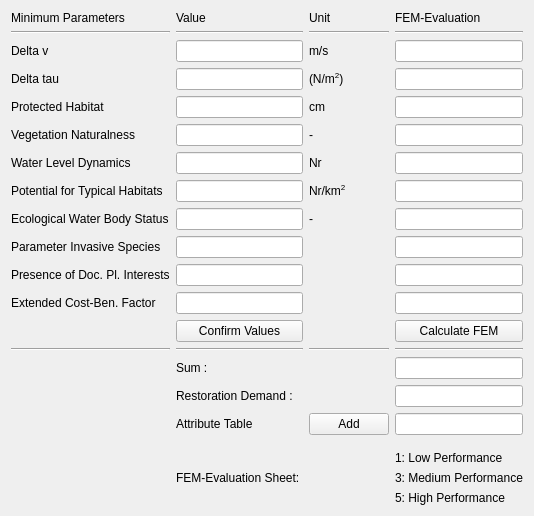
            <widget class="QWidget" name="tab_19">
             <attribute name="title">
              <string>Floodplains (extra)</string>
             </attribute>
             <layout class="QGridLayout" name="gridLayout_23">
              <item row="2" column="3">
               <widget class="QLineEdit" name="lineEdit_151"/>
              </item>
              <item row="13" column="2">
               <widget class="Line" name="line_28">
                <property name="orientation">
                 <enum>Qt::Horizontal</enum>
                </property>
               </widget>
              </item>
              <item row="2" column="2">
               <widget class="QLabel" name="label_136">
                <property name="text">
                 <string>m/s</string>
                </property>
               </widget>
              </item>
              <item row="16" column="3">
               <widget class="QLineEdit" name="lineEdit_77"/>
              </item>
              <item row="13" column="1">
               <widget class="Line" name="line_34">
                <property name="orientation">
                 <enum>Qt::Horizontal</enum>
                </property>
               </widget>
              </item>
              <item row="16" column="2">
               <widget class="QPushButton" name="pushButton_55">
                <property name="text">
                 <string>Add</string>
                </property>
               </widget>
              </item>
              <item row="15" column="1">
               <widget class="QLabel" name="label_123">
                <property name="text">
                 <string>Restoration Demand :</string>
                </property>
               </widget>
              </item>
              <item row="7" column="0">
               <widget class="QLabel" name="label_132">
                <property name="text">
                 <string>&lt;html&gt;&lt;head/&gt;&lt;body&gt;&lt;p&gt;Potential for Typical Habitats&lt;/p&gt;&lt;/body&gt;&lt;/html&gt;</string>
                </property>
               </widget>
              </item>
              <item row="8" column="3">
               <widget class="QLineEdit" name="lineEdit_148"/>
              </item>
              <item row="1" column="1">
               <widget class="Line" name="line_32">
                <property name="orientation">
                 <enum>Qt::Horizontal</enum>
                </property>
               </widget>
              </item>
              <item row="14" column="3">
               <widget class="QLineEdit" name="lineEdit_153"/>
              </item>
              <item row="9" column="1">
               <widget class="QLineEdit" name="lineEdit_158"/>
              </item>
              <item row="19" column="3">
               <widget class="QLabel" name="label_127">
                <property name="text">
                 <string>3: Medium Performance</string>
                </property>
               </widget>
              </item>
              <item row="9" column="0">
               <widget class="QLabel" name="label_143">
                <property name="text">
                 <string>Parameter Invasive Species</string>
                </property>
               </widget>
              </item>
              <item row="2" column="1">
               <widget class="QLineEdit" name="lineEdit_137"/>
              </item>
              <item row="6" column="0">
               <widget class="QLabel" name="label_130">
                <property name="text">
                 <string>Water Level Dynamics</string>
                </property>
               </widget>
              </item>
              <item row="0" column="3">
               <widget class="QLabel" name="label_122">
                <property name="text">
                 <string>FEM-Evaluation</string>
                </property>
               </widget>
              </item>
              <item row="19" column="1">
               <widget class="QLabel" name="label_131">
                <property name="text">
                 <string>FEM-Evaluation Sheet: </string>
                </property>
               </widget>
              </item>
              <item row="5" column="3">
               <widget class="QLineEdit" name="lineEdit_155"/>
              </item>
              <item row="10" column="1">
               <widget class="QLineEdit" name="lineEdit_160"/>
              </item>
              <item row="8" column="2">
               <widget class="QLabel" name="label_139">
                <property name="text">
                 <string>-</string>
                </property>
               </widget>
              </item>
              <item row="4" column="1">
               <widget class="QLineEdit" name="lineEdit_157"/>
              </item>
              <item row="14" column="1">
               <widget class="QLabel" name="label_125">
                <property name="text">
                 <string>Sum :</string>
                </property>
               </widget>
              </item>
              <item row="8" column="1">
               <widget class="QLineEdit" name="lineEdit_138"/>
              </item>
              <item row="3" column="1">
               <widget class="QLineEdit" name="lineEdit_150"/>
              </item>
              <item row="4" column="0">
               <widget class="QLabel" name="label_126">
                <property name="text">
                 <string>Protected Habitat</string>
                </property>
               </widget>
              </item>
              <item row="10" column="3">
               <widget class="QLineEdit" name="lineEdit_161"/>
              </item>
              <item row="6" column="3">
               <widget class="QLineEdit" name="lineEdit_146"/>
              </item>
              <item row="3" column="0">
               <widget class="QLabel" name="label_138">
                <property name="text">
                 <string>Delta tau</string>
                </property>
               </widget>
              </item>
              <item row="13" column="3">
               <widget class="Line" name="line_31">
                <property name="orientation">
                 <enum>Qt::Horizontal</enum>
                </property>
               </widget>
              </item>
              <item row="13" column="0">
               <widget class="Line" name="line_35">
                <property name="orientation">
                 <enum>Qt::Horizontal</enum>
                </property>
               </widget>
              </item>
              <item row="2" column="0">
               <widget class="QLabel" name="label_129">
                <property name="text">
                 <string>&lt;html&gt;&lt;head/&gt;&lt;body&gt;&lt;p&gt;Delta v&lt;/p&gt;&lt;/body&gt;&lt;/html&gt;</string>
                </property>
               </widget>
              </item>
              <item row="12" column="3">
               <widget class="QPushButton" name="pushButton_56">
                <property name="text">
                 <string>Calculate FEM</string>
                </property>
               </widget>
              </item>
              <item row="16" column="1">
               <widget class="QLabel" name="label_63">
                <property name="text">
                 <string>Attribute Table</string>
                </property>
               </widget>
              </item>
              <item row="5" column="0">
               <widget class="QLabel" name="label_133">
                <property name="text">
                 <string>Vegetation Naturalness</string>
                </property>
               </widget>
              </item>
              <item row="9" column="3">
               <widget class="QLineEdit" name="lineEdit_159"/>
              </item>
              <item row="15" column="3">
               <widget class="QLineEdit" name="lineEdit_154"/>
              </item>
              <item row="10" column="0">
               <widget class="QLabel" name="label_144">
                <property name="text">
                 <string>Presence of Doc. Pl. Interests</string>
                </property>
               </widget>
              </item>
              <item row="18" column="3">
               <widget class="QLabel" name="label_135">
                <property name="text">
                 <string>1: Low Performance</string>
                </property>
               </widget>
              </item>
              <item row="6" column="2">
               <widget class="QLabel" name="label_137">
                <property name="text">
                 <string>Nr</string>
                </property>
               </widget>
              </item>
              <item row="20" column="3">
               <widget class="QLabel" name="label_140">
                <property name="text">
                 <string>5: High Performance</string>
                </property>
               </widget>
              </item>
              <item row="1" column="0">
               <widget class="Line" name="line_33">
                <property name="orientation">
                 <enum>Qt::Horizontal</enum>
                </property>
               </widget>
              </item>
              <item row="6" column="1">
               <widget class="QLineEdit" name="lineEdit_143"/>
              </item>
              <item row="0" column="2">
               <widget class="QLabel" name="label_128">
                <property name="text">
                 <string>Unit</string>
                </property>
               </widget>
              </item>
              <item row="5" column="2">
               <widget class="QLabel" name="label_64">
                <property name="text">
                 <string>-</string>
                </property>
               </widget>
              </item>
              <item row="1" column="3">
               <widget class="Line" name="line_30">
                <property name="orientation">
                 <enum>Qt::Horizontal</enum>
                </property>
               </widget>
              </item>
              <item row="12" column="1">
               <widget class="QPushButton" name="pushButton_57">
                <property name="text">
                 <string>Confirm Values</string>
                </property>
               </widget>
              </item>
              <item row="17" column="1">
               <spacer name="verticalSpacer_14">
                <property name="orientation">
                 <enum>Qt::Vertical</enum>
                </property>
                <property name="sizeHint" stdset="0">
                 <size>
                  <width>20</width>
                  <height>10</height>
                 </size>
                </property>
               </spacer>
              </item>
              <item row="4" column="3">
               <widget class="QLineEdit" name="lineEdit_141"/>
              </item>
              <item row="0" column="0">
               <widget class="QLabel" name="label_124">
                <property name="text">
                 <string>Minimum Parameters</string>
                </property>
               </widget>
              </item>
              <item row="1" column="2">
               <widget class="Line" name="line_29">
                <property name="orientation">
                 <enum>Qt::Horizontal</enum>
                </property>
               </widget>
              </item>
              <item row="5" column="1">
               <widget class="QLineEdit" name="lineEdit_149"/>
              </item>
              <item row="0" column="1">
               <widget class="QLabel" name="label_134">
                <property name="text">
                 <string>Value</string>
                </property>
               </widget>
              </item>
              <item row="7" column="2">
               <widget class="QLabel" name="label_62">
                <property name="text">
                 <string>&lt;html&gt;&lt;head/&gt;&lt;body&gt;&lt;p&gt;Nr/km&lt;span style=&quot; vertical-align:super;&quot;&gt;2&lt;/span&gt;&lt;/p&gt;&lt;/body&gt;&lt;/html&gt;</string>
                </property>
               </widget>
              </item>
              <item row="4" column="2">
               <widget class="QLabel" name="label_141">
                <property name="text">
                 <string>cm</string>
                </property>
               </widget>
              </item>
              <item row="8" column="0">
               <widget class="QLabel" name="label_142">
                <property name="text">
                 <string>Ecological Water Body Status</string>
                </property>
               </widget>
              </item>
              <item row="3" column="2">
               <widget class="QLabel" name="label_61">
                <property name="text">
                 <string>&lt;html&gt;&lt;head/&gt;&lt;body&gt;&lt;p&gt;(N/m&lt;span style=&quot; vertical-align:super;&quot;&gt;2&lt;/span&gt;)&lt;/p&gt;&lt;/body&gt;&lt;/html&gt;</string>
                </property>
               </widget>
              </item>
              <item row="7" column="1">
               <widget class="QLineEdit" name="lineEdit_152"/>
              </item>
              <item row="3" column="3">
               <widget class="QLineEdit" name="lineEdit_156"/>
              </item>
              <item row="7" column="3">
               <widget class="QLineEdit" name="lineEdit_144"/>
              </item>
              <item row="11" column="0">
               <widget class="QLabel" name="label_145">
                <property name="text">
                 <string>Extended Cost-Ben. Factor</string>
                </property>
               </widget>
              </item>
              <item row="11" column="1">
               <widget class="QLineEdit" name="lineEdit_162"/>
              </item>
              <item row="11" column="3">
               <widget class="QLineEdit" name="lineEdit_163"/>
              </item>
             </layout>
            </widget>
